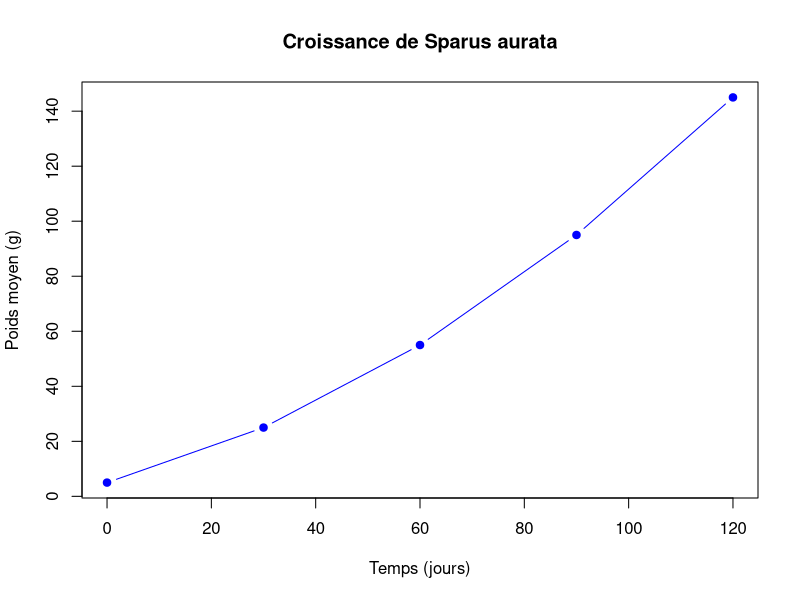
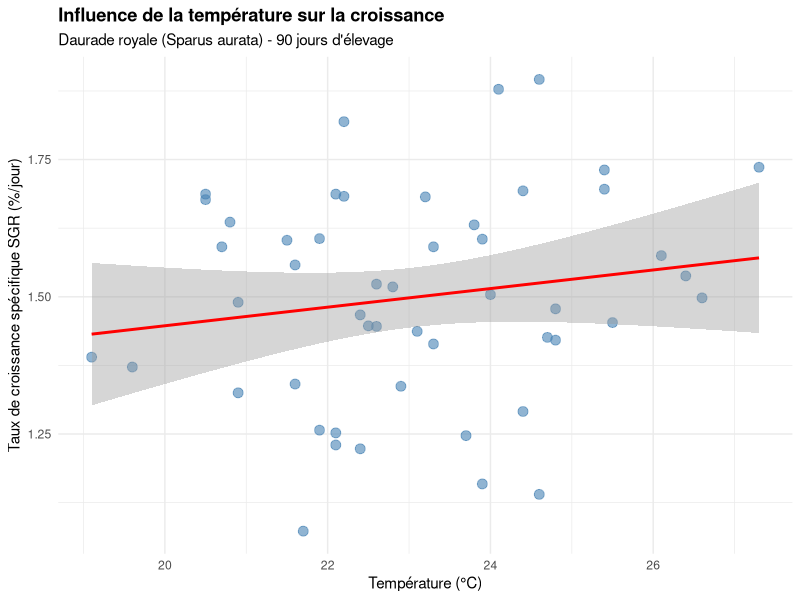

These figures' R source, in order:
## ---- chunk 1
knitr::opts_chunk$set(
  echo = TRUE,
  warning = FALSE,
  message = FALSE,
  fig.width = 8,
  fig.height = 6,
  fig.align = "center"
)

# Charger les packages nécessaires
library(dplyr)
library(ggplot2)
## ---- chunk 2
# Votre code R ici
x <- 1:10
mean(x)
## ---- chunk 3
biomasse_totale <- 1250 * 45.3
biomasse_totale
## ---- chunk 4
temps <- c(0, 30, 60, 90, 120)
poids <- c(5, 25, 55, 95, 145)

plot(temps, poids, type = "b", pch = 19, col = "blue",
     xlab = "Temps (jours)", ylab = "Poids moyen (g)",
     main = "Croissance de Sparus aurata")
## ---- chunk 5
set.seed(123)
n <- 50
temperature <- rnorm(n, mean = 23, sd = 2)
oxygene <- rnorm(n, mean = 6.5, sd = 0.8)
poids_initial <- rnorm(n, mean = 10, sd = 2)
duree <- 90
poids_final <- poids_initial + 0.8 * temperature + 1.2 * oxygene + rnorm(n, sd = 3)
poids_final <- pmax(poids_final, poids_initial + 5)

daurade <- data.frame(
  temperature = round(temperature, 1),
  oxygene = round(oxygene, 1),
  poids_initial = round(poids_initial, 1),
  poids_final = round(poids_final, 1)
)

daurade$SGR <- round((log(daurade$poids_final) - log(daurade$poids_initial)) / duree * 100, 3)
## ---- chunk 6
# Statistiques descriptives
summary(daurade)

# Nombre d'observations
nrow(daurade)
## ---- chunk 7
library(ggplot2)

ggplot(daurade, aes(x = temperature, y = SGR)) +
  geom_point(color = "steelblue", size = 3, alpha = 0.6) +
  geom_smooth(method = "lm", se = TRUE, color = "red") +
  labs(
    title = "Influence de la température sur la croissance",
    subtitle = "Daurade royale (Sparus aurata) - 90 jours d'élevage",
    x = "Température (°C)",
    y = "Taux de croissance spécifique SGR (%/jour)"
  ) +
  theme_minimal() +
  theme(plot.title = element_text(face = "bold"))
## ---- chunk 8
# Modèle de régression linéaire
modele <- lm(SGR ~ temperature + oxygene, data = daurade)
summary(modele)
## ---- chunk 9
library(knitr)

stats <- daurade %>%
  summarise(
    `Température moyenne (°C)` = round(mean(temperature), 1),
    `Oxygène moyen (mg/L)` = round(mean(oxygene), 1),
    `Poids initial moyen (g)` = round(mean(poids_initial), 1),
    `Poids final moyen (g)` = round(mean(poids_final), 1),
    `SGR moyen (%/jour)` = round(mean(SGR), 3)
  )

kable(stats, caption = "Statistiques descriptives de l'expérience")
